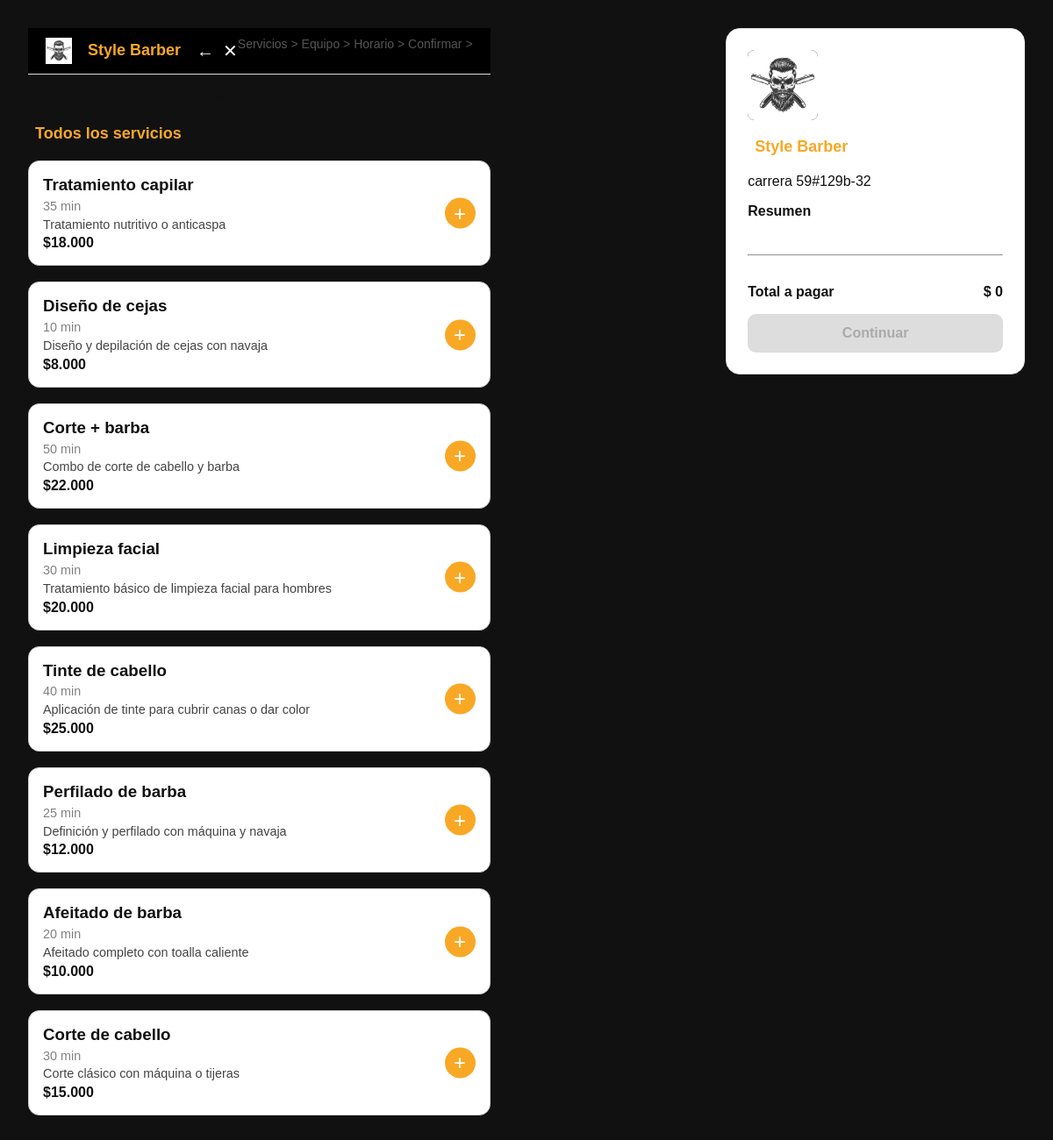
The app's page /agendar-cita/servicios with its own data.
### tables this page shows
CREATE TABLE `servicios` (
  `id_servicio` int(11) NOT NULL,
  `nombre` varchar(100) NOT NULL,
  `descripcion` text DEFAULT NULL,
  `precio` int(10) NOT NULL,
  `duracion_min` int(11) NOT NULL
);

### index.php (called while the page is built, shortened)
<?php
require_once __DIR__ . "/app/router.php";
$requestUri = $_SERVER['REQUEST_URI'];
$basePath = "/barber";
$route = str_replace($basePath, "", $requestUri);
$route = trim($route, "/");
$router = new Router();
$router->handle($route);
?>

### app/config/Database.php (called while the page is built, shortened)
<?php
class Database {
    private $host = "localhost";
    private $db_name = "style_barber";
    private $username = "root";
    private $password = "";
    private $conn;
    public function __construct() {
        try {
            $this->conn = new PDO(
                "mysql:host={$this->host};dbname={$this->db_name};charset=utf8",
                $this->username,
                $this->password
            );
            $this->conn->setAttribute(PDO::ATTR_ERRMODE, PDO::ERRMODE_EXCEPTION);
        } catch (PDOException $e) {
            die(json_encode([
                "success" => false,
                "message" => "Error de conexión: " . $e->getMessage()
            ]));
        }
    }
    public function getConnection(): PDO {
        return $this->conn;
    }
}
?>

### app/modulos/servicios/modelo.php (called while the page is built, shortened)
<?php
require_once __DIR__ . "/../../config/Database.php";
class Servicio{
    private $conn;
    private $table = 'servicios';
    public function __construct() {
        $db = new Database();
        $this->conn = $db->getConnection();
    }
    public function leerTodos(): array {
        $query = "SELECT * FROM {$this->table} ORDER BY id_servicio DESC";
        $stmt = $this->conn->prepare($query);
        $stmt->execute();
        return $stmt->fetchAll(PDO::FETCH_ASSOC);
    }
}

### app/agendarcita/vista/servicios.php (the view, shortened to what this page needs)
<!DOCTYPE html>
<html lang="en">
<head>
    <link rel="stylesheet" href="/barber/public/css/agendarCita.css">
</head>
<body>
    <div class="container">
    <nav class="navbar">
  <div class="top-action">
    <img src="/barber/public/imagenes/logo.jpg" alt="logo" width="30" height="30" class="me-2">
    <span class="warning-title">Style Barber</span>
    <button class="btn-icon btn-back" title="Volver">←</button>
    <button class="btn-icon btn-cancel" title="Cancelar y volver al inicio">✕</button>
  </div>
  <div class="breadcrumb">
    <span>Servicios</span> &gt;
    <span>Equipo</span> &gt;
    <span>Horario</span> &gt;
    <span>Confirmar</span> &gt;
  </div>
</nav>
<h1>Seleccionar servicios</h1>
        <h2 class="warning-title">Todos los servicios</h2>
        <?php foreach ($stmt as $row): ?>
        <div class="service">
                <h3><?= htmlspecialchars($row['nombre']) ?></h3>
                <p class="duration"><?= $row['duracion_min'] ?> min</p>
                <p class="description">
                   <?= htmlspecialchars($row['descripcion']) ?>
                </p>
                <p class="price">$<?= number_format($row['precio'], 0, ',', '.') ?></p>
                <button class="toggle-btn " data-name="<?= htmlspecialchars($row['nombre']) ?>" data-price="<?= number_format($row['precio'], 0, ',', '.') ?>" onclick="toggleService(this)">+</button>
            </div>
            <br>
        <?php endforeach; ?>
        </div>
    <aside class="sumary">
        <div class="shop-info">
            <img src="/barber/public/imagenes/logo.jpg" alt="Logo Barberia" class="shop-logo">
        </div>
        <strong class="warning-title">Style Barber</strong>
        <p>carrera 59#129b-32</p>
    <div class="sumary-services" id="sumary-list" style="margin-bottom: 1em;">
    </div>
      <hr>
      <div class="total">
       <strong>Total a pagar</strong>
       <strong id="total-amount">$ 0</strong>
      </div>
      <button class="btn-continue"  disabled>Continuar</button>
    </aside>
</body>
</html>

### app/router.php (shortened to what this page needs)
<?php
class Router {
    public function handle(string $route): void {
        $segments = explode("/", trim($route, "/"));
        $mainRoute = $segments[0] ?? "";
        switch ($mainRoute) {
            case "agendar-cita":
                require_once __DIR__ . "/agendarcita/controlador.php";
                $controller = new \App\AgendarCita\AgendarCitaController();
                $controller->index($subRoute);
                break;
        }
    }
}
?>

### app/agendarcita/controlador.php (shortened to what this page needs)
<?php
require_once __DIR__ . "/../modulos/servicios/modelo.php";
require_once __DIR__ . "/../modulos/barberos/modelo.php";
class AgendarCitaController {
    private $servicio;
    public function __construct() {
        $this->servicio = new Servicio();
    }
    public function index(string $subRoute = ""): void {
        $sub = $subRoute;
        switch($sub){
            case "servicios":
                $stmt = $this->servicio->leerTodos();
                require __DIR__ . "/vista/servicios.php";
                break;
        }
    }
}
?>

### public/css/agendarCita.css (style rules this page uses)
* { margin: 0; padding: 0; box-sizing: border-box; font-family: sans-serif; }
body { display: flex; justify-content: space-between; padding: 2rem; background-color: #111; color: #111; }
.container { max-width: 60%; }
.breadcrumb { color: gray; margin-bottom: 1rem; font-size: 0.9rem; }
h1 { font-size: 2rem; margin-bottom: 1rem; }
h2 { font-size: 1.3rem; margin-bottom: 1rem; }
.service { border: 1px solid #ccc; border-radius: 0.8rem; background-color: white; padding: 1rem; position: relative; transition: border 0.3s; }
.service h3 { font-weight: bold; }
.service .duration { font-size: 0.9rem; color: gray; margin: 0.3rem 0; }
.service .description { font-size: 0.9rem; color: #444; margin: 0.3rem 0; }
.service .price { font-weight: bold; }
.service button { align-items: flex-end; border: none; font-size: 1.5rem; border-radius: 50%; width: 35px; height: 35px; cursor: pointer; background-color: #f9a825; color: white; }
.sumary { width: 30%; background-color: white; border: 1px solid #ddd; border-radius: 1rem; padding: 1.5rem; display: flex; flex-direction: column; gap: 1rem; position: sticky; top: 2rem; height: fit-content; }
.shop-info { display: flex; align-items: center; gap: 1rem; }
.shop-logo { width: 80px; height: 80px; border-radius: 0.5rem; object-fit: contain; background-color: black; }
.toggle-btn { position: absolute; right: 1rem; top: 50%; transform: translateY(-50%); border: none; font-size: 1.5rem; border-radius: 50%; width: 35px; height: 35px; cursor: pointer; background-color: #ddd; color: black; transition: all 0.3s ease; }
.btn-continue { background-color: #f9a825; color: white; border: none; padding: 0.8rem; border: none; border-radius: 0.6rem; width: 100%; font-size: 1rem; font-weight: bold; cursor: pointer; transition: 0.3s; }
.btn-continue:disabled { background-color: #ddd; color: #aaa; cursor: not-allowed; }
.total { display: flex; justify-content: space-between; font-weight: bold; margin-top: 1rem; }
.btn-icon { background: none; border: none; font-size: 1.5rem; cursor: pointer; color: white; transition: color 0.2s; }
.navbar { display: flex; justify-content: space-between; align-items: center; background-color: black; border-bottom: 1px solid #ddd; padding: 10px 20px; position: sticky; top: 0; z-index: 1000; }
.top-action { display: flex; gap: 10px; }
.btn-icon { background-color: transparent; border: none; font-size: 20px; cursor: pointer; }
.breadcrumb { font-size: 14px; color: #555; }
.warning-title { color: #f9a825; padding: 4px 8px; border-radius: 6px; font-weight: bold; font-size: 18px; display: inline-block; }

### records on screen
servicios: nombre "Tratamiento capilar", duracion_min "35", descripcion "Tratamiento nutritivo o anticaspa", precio "18.000"
servicios: nombre "Diseño de cejas", duracion_min "10", descripcion "Diseño y depilación de cejas con navaja", precio "8.000"
servicios: nombre "Corte + barba", duracion_min "50", descripcion "Combo de corte de cabello y barba", precio "22.000"
servicios: nombre "Limpieza facial", duracion_min "30", descripcion "Tratamiento básico de limpieza facial para hombres", precio "20.000"
servicios: nombre "Tinte de cabello", duracion_min "40", descripcion "Aplicación de tinte para cubrir canas o dar color", precio "25.000"
servicios: nombre "Perfilado de barba", duracion_min "25", descripcion "Definición y perfilado con máquina y navaja", precio "12.000"
servicios: nombre "Afeitado de barba", duracion_min "20", descripcion "Afeitado completo con toalla caliente", precio "10.000"
servicios: nombre "Corte de cabello", duracion_min "30", descripcion "Corte clásico con máquina o tijeras", precio "15.000"
